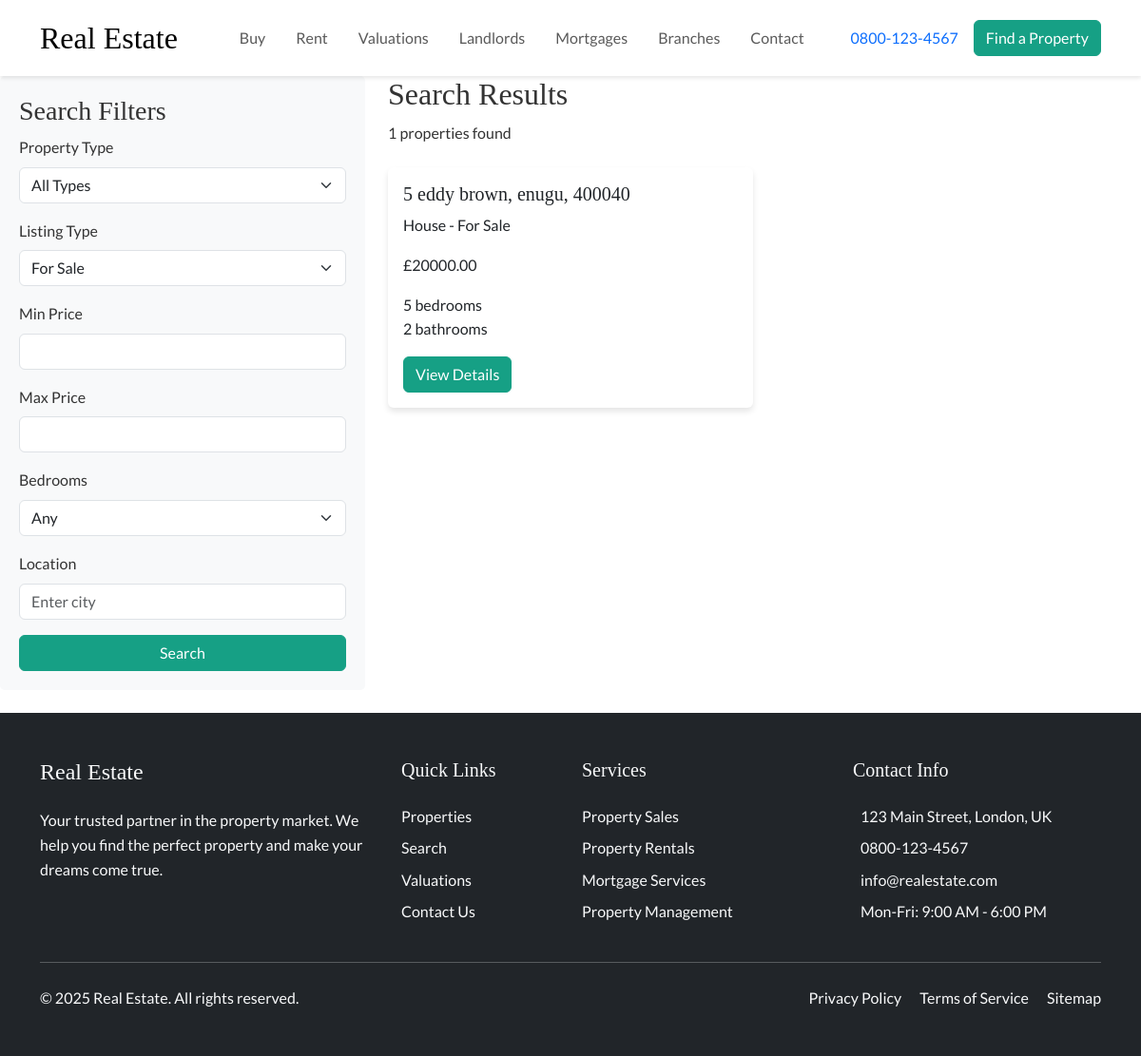
/properties/search/?listing=sale, run on an earlier commit of the app's database.
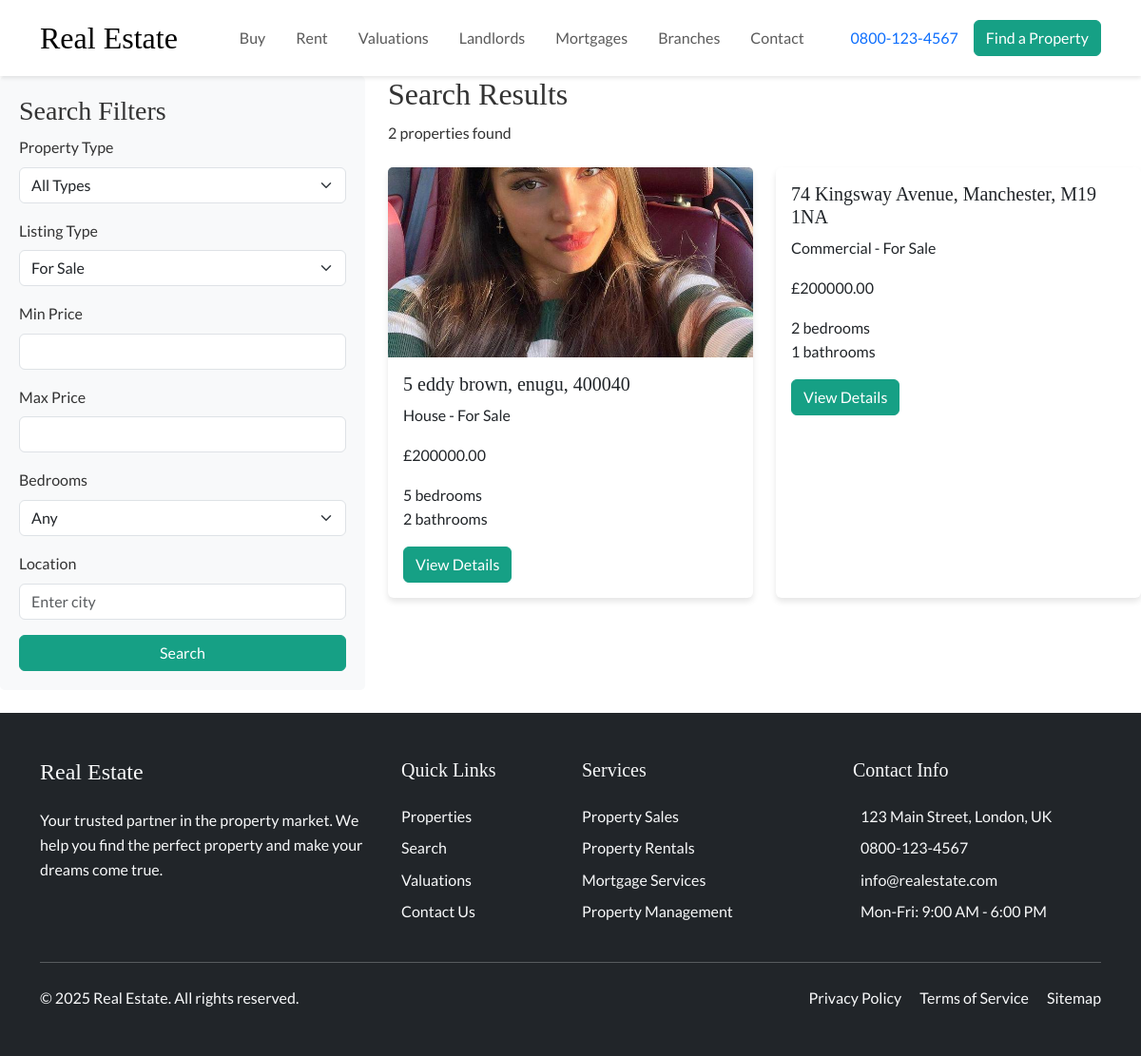
And on a later commit of the database.
### property/models.py (models this page shows, shortened)
class Property(models.Model):
    PROPERTY_TYPES = [
        ('house', 'House'),
        ('apartment', 'Apartment'),
        ('villa', 'Villa'),
        ('land', 'Land'),
        ('commercial', 'Commercial'),
    ]
    LISTING_TYPES = [
        ('sale', 'For Sale'),
        ('rent', 'For Rent'),
    ]
    street_address = models.CharField(max_length=255, null=True, blank=True, help_text="Street number and name")
    city = models.CharField(max_length=100, null=True, blank=True, help_text="City/Town")
    state = models.CharField(max_length=100, null=True, blank=True, help_text="State/County/Region")
    postal_code = models.CharField(max_length=10, null=True, blank=True, help_text="Postal/ZIP Code")
    description = models.TextField()
    price = models.DecimalField(max_digits=12, decimal_places=2, help_text="Asking price if for sale, monthly rent if for rent")
    floor_plan_image = models.ImageField(upload_to='properties/floor_plans/%Y/%m/%d/', blank=True, null=True)
    epc_image = models.ImageField(upload_to='properties/epc/%Y/%m/%d/', blank=True, null=True)
    bedrooms = models.PositiveIntegerField(null=True, blank=True)
    bathrooms = models.PositiveIntegerField(null=True, blank=True)
    property_type = models.CharField(max_length=20, choices=PROPERTY_TYPES)
    listing_type = models.CharField(max_length=10, choices=LISTING_TYPES)
    property_status = models.CharField(max_length=20, choices=[
        ('available', 'Available'),
        ('sold', 'Sold'),
        ('rented', 'Rented'),
        ('under_offer', 'Under Offer'),    ], default='available')
    slug = models.SlugField(unique=True)
    featured = models.BooleanField(default=False)
    created_at = models.DateTimeField(auto_now_add=True)
    updated_at = models.DateTimeField(auto_now=True)
    class Meta:
        verbose_name_plural = 'Properties'
        ordering = ['-created_at']
    @property
    def title(self):
        return f"{self.street_address}, {self.city}, {self.postal_code}"

class PropertyImage(models.Model):
    property = models.ForeignKey(Property, on_delete=models.CASCADE, related_name='images')
    image = models.ImageField(upload_to='properties/%Y/%m/%d/')
    is_primary = models.BooleanField(default=False)
    created_at = models.DateTimeField(auto_now_add=True)
    class Meta:
        ordering = ['-is_primary', 'created_at']

### property/views.py (the view, shortened to what this page needs)
# urls.py: path('search/', views.property_search, name='property_search'),
def property_search(request):
    properties = Property.objects.filter(property_status='available')
    property_type = request.GET.get('type')
    listing_type = request.GET.get('listing')
    min_price = request.GET.get('min_price')
    max_price = request.GET.get('max_price')
    bedrooms = request.GET.get('bedrooms')
    city = request.GET.get('city')
    if property_type:
        properties = properties.filter(property_type=property_type)
    if listing_type:
        properties = properties.filter(listing_type=listing_type)
    if min_price:
        properties = properties.filter(price__gte=min_price).order_by('price')  # Order by price ascending
    if max_price:
        properties = properties.filter(price__lte=max_price).order_by('-price')  # Order by price descending
    if bedrooms:
        properties = properties.filter(bedrooms=bedrooms)
    if city:
        properties = properties.filter(city__icontains=city)
    if not max_price and (property_type or listing_type or min_price or bedrooms or city):
        properties = properties.order_by('-price')
    coordinates_list = []
    for prop in properties:
        if prop.street_address and prop.city:
            address = f"{prop.street_address}, {prop.city}, {prop.postal_code}"
            coordinates = get_coordinates(address)
    map_html = None
    context = {
        'properties': properties,
        'property_types': Property.PROPERTY_TYPES,
        'listing_types': Property.LISTING_TYPES,
        'map_html': map_html,
    }
    return render(request, 'property/property_search.html', context)

### property/views.py (called while the page is built)
def get_coordinates(address):
    try:
        url = f"https://nominatim.openstreetmap.org/search?format=json&q={quote(address)}"
        headers = {'User-Agent': 'RealEstate/1.0'}  # Nominatim requires a User-Agent
        response = requests.get(url, headers=headers)
        data = response.json()
        if data:
            return float(data[0]['lat']), float(data[0]['lon'])
        return None
    except Exception:
        return None

### templates/property/property_search.html (shortened to what the changed rows need)
{% extends 'base.html' %}
{% load static %}
{% block extra_css %}
<link rel="stylesheet" href="https://cdnjs.cloudflare.com/ajax/libs/font-awesome/6.5.1/css/all.min.css">
{% endblock %}
{% block content %}
<div class="row">
    <div class="col-md-8">
        <div class="mb-4">
            <h2>Search Results</h2>
            <p>{{ properties.count }} properties found</p>
        </div>
        <div class="row g-4">
            {% for property in properties %}
            <div class="col-md-6">
                <div class="card property-card h-100">
                    {% if property.images.exists %}
                    <img src="{{ property.images.first.image.url }}" class="card-img-top"
                         style="height: 200px; object-fit: cover;" alt="{{ property.title }}">
                    {% endif %}
                    <div class="card-body">
                        <h5 class="card-title">{{ property.title }}</h5>
                        <p class="card-text">{{ property.get_property_type_display }} -
                            {{ property.get_listing_type_display }}</p>
                        <p class="card-text">£{{ property.price }}</p>
                        <ul class="list-unstyled">
                            {% if property.bedrooms %}
                            <li>{{ property.bedrooms }} bedrooms</li>
                            {% endif %}
                            {% if property.bathrooms %}
                            <li>{{ property.bathrooms }} bathrooms</li>
                            {% endif %}
                        </ul>
                        <a href="{% url 'property:property_detail' property.slug %}"
                           class="btn btn-primary">View Details</a>
                    </div>
                </div>
            </div>
            {% empty %}
            <div class="col">
                <p>No properties found matching your criteria.</p>
            </div>
            {% endfor %}
        </div>
    </div>
</div>
{% endblock %}

What changed in the data, as far as the page shows it:
changed Property "5 eddy brown, enugu, 400040": price "20000.00" → "200000.00"
now on this page (row edited): Property: title "74 Kingsway Avenue, Manchester, M19 1NA", property_type "Commercial", listing_type "For Sale", price "200000.00", bedrooms "2", bathrooms "1"
Also different on the page:
{{ properties.count }}: "1" → "2"
